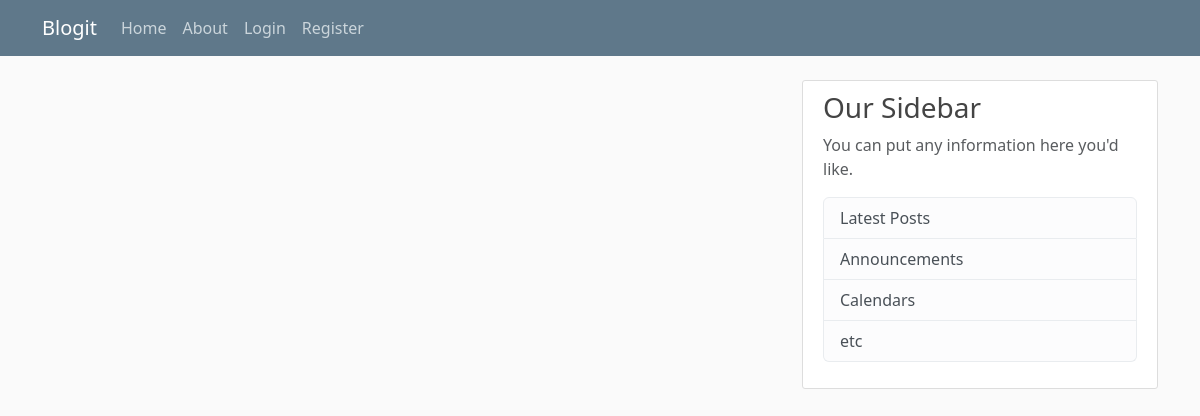
The app's page /, older data.
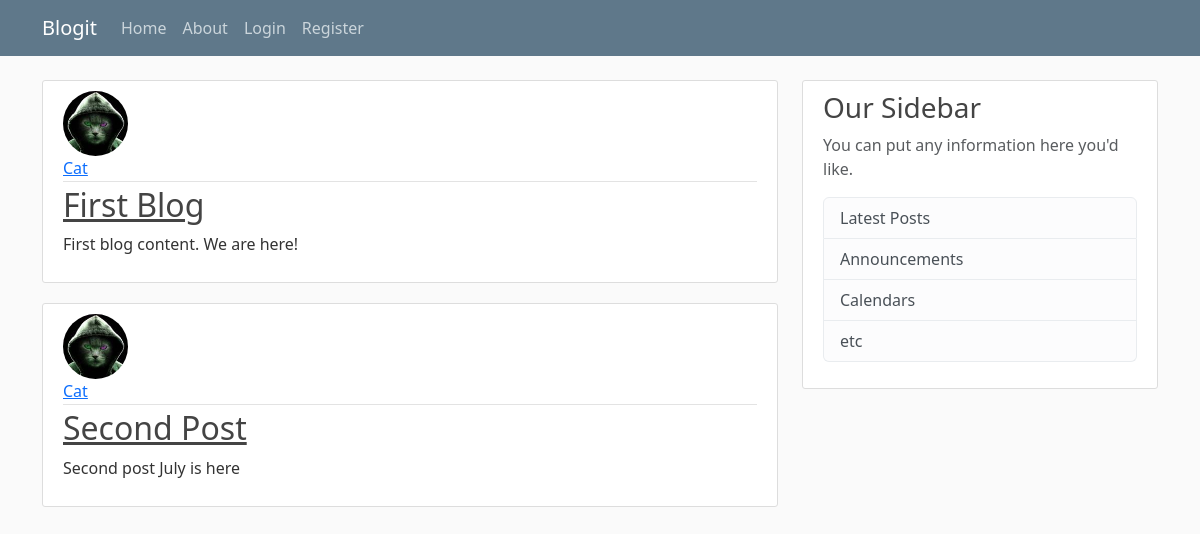
The same page, newer data.
### flaskblog/models.py (models this page shows, shortened)
class Post(db.Model):
    id = db.Column(db.Integer, primary_key=True)
    title = db.Column(db.String(100), nullable=False)
    date_posted = db.Column(db.DateTime, nullable=False, default=datetime.utcnow)
    content = db.Column(db.Text, nullable=False)
    user_id = db.Column(db.String, db.ForeignKey('user.id'), nullable=False)

class User(db.Model, UserMixin):
    id = db.Column(db.Integer, primary_key=True)
    username = db.Column(db.String(20), unique=True, nullable=False)
    email = db.Column(db.String(120), unique=True, nullable=False)
    image_file = db.Column(db.String(20), nullable=False, default='default.jpg')
    password = db.Column(db.String(60), nullable=False)
    posts = db.relationship('Post', backref='author', lazy=True)

### flaskblog/routes.py (the view)
@app.route("/")
def home():
    posts = Post.query.all()
    return render_template('Home.html', posts=posts)

### flaskblog/templates/Home.html
{% extends "layout.html" %}
{% block content %}
    {% for post in posts %}
        <article class="media content-section">
            <img class="rounded-circle article-img" src="{{ url_for('static', filename='profile_pics/' + post.author.image_file) }}">
            <div class="media-body">
                <div class="article-metadata">
                    <a class="mr-2" href="#">{{ post.author.username }}</a>
                </div>
                <h2><a class="article-title" href="{{ url_for('post', post_id=post.id)}}">{{ post.title }}</a></h2>
                <p class="article-content">{{ post.content }}</p>
            </div>
        </article>
    {% endfor %}
{% endblock %}

### flaskblog/templates/layout.html (shortened to what this page needs)
<!DOCTYPE html>
<html lang="en">
<head>
    <link href="https://cdn.jsdelivr.net/npm/bootstrap@5.3.0/dist/css/bootstrap.min.css" rel="stylesheet">
    <link rel="stylesheet" type="text/css" href="{{ url_for('static', filename='main.css') }}">
</head>
<body>
    <header class="site-header">
        <nav class="navbar navbar-expand-md navbar-dark bg-steel fixed-top">
            <div class="container">
                <a class="navbar-brand mr-4" href="/">Blogit</a>
                <div class="collapse navbar-collapse" id="navbarToggle">
                    <div class="navbar-nav mr-auto">
                        <a class="nav-item nav-link" href="/">Home</a>
                        <a class="nav-item nav-link" href="/about">About</a>
                    </div>
                    <div class="navbar-nav">
                        {% if current_user.is_authenticated %}
                            <a class="nav-item nav-link" href="/posts/new">New Post</a>
                            <a class="nav-item nav-link" href="/account">Account</a>
                            <a class="nav-item nav-link" href="/logout">Logout</a>
                        {% else %}
                            <a class="nav-item nav-link" href="/login">Login</a>
                            <a class="nav-item nav-link" href="/register">Register</a>
                        {% endif %}
                    </div>
                </div>
            </div>
        </nav>
    </header>
    <main role="main" class="container">
        <div class="row">
            <div class="col-md-8">
                {% block content %}{% endblock %}
            </div>
            <div class="col-md-4">
                <div class="content-section">
                    <h3>Our Sidebar</h3>
                    <p class='text-muted'>You can put any information here you'd like.
                    <ul class="list-group">
                        <li class="list-group-item list-group-item-light">Latest Posts</li>
                        <li class="list-group-item list-group-item-light">Announcements</li>
                        <li class="list-group-item list-group-item-light">Calendars</li>
                        <li class="list-group-item list-group-item-light">etc</li>
                    </ul>
                    </p>
                </div>
            </div>
        </div>
    </main>
</body>
</html>

### flaskblog/static/main.css (style rules this page uses)
body { background: #fafafa; color: #333333; margin-top: 5rem; }
h1, h2, h3, h4, h5, h6 { color: #444444; }
.bg-steel { background-color: #5f788a; }
.site-header .navbar-nav .nav-link { color: #cbd5db; }
.content-section { background: #ffffff; padding: 10px 20px; border: 1px solid #dddddd; border-radius: 3px; margin-bottom: 20px; }
.article-title { color: #444444; }
.article-content { white-space: pre-line; }
.article-img { height: 65px; width: 65px; margin-right: 16px; }
.article-metadata { padding-bottom: 1px; margin-bottom: 4px; border-bottom: 1px solid #e3e3e3 }

Row changes from the older to the newer data that the page shows:
added Post: image_file (picture), author.username "Cat", title "First Blog", content "First blog content. We are here!"
added Post: image_file (picture), author.username "Cat", title "Second Post", content "Second post July is here"
